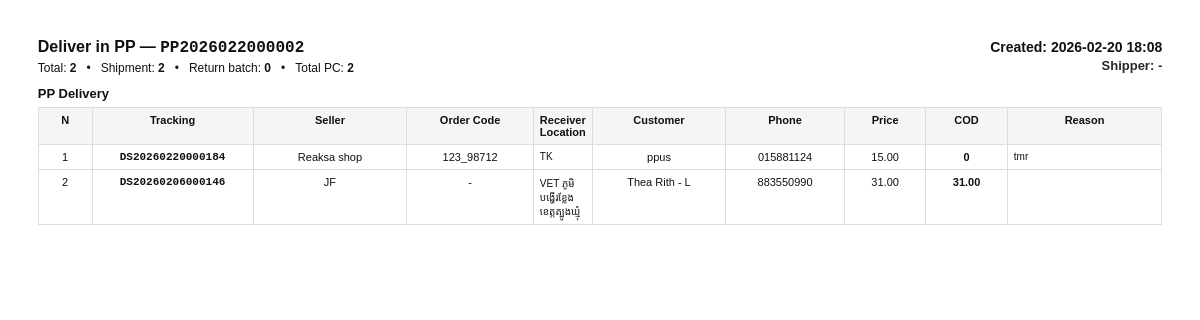
Page /deliver-pp/2/print/ (signed in) on the committed database.
### deliverpp/models.py (models this page shows, shortened)
class PPDeliveryBatch(models.Model):
    STATUS_PENDING = "PENDING"
    STATUS_DONE = "DONE"
    STATUS_CANCELLED = "CANCELLED"
    STATUS_CHOICES = [
        (STATUS_PENDING, "PENDING"),
        (STATUS_DONE, "DONE"),
        (STATUS_CANCELLED, "CANCELLED"),
    ]
    created_by = models.ForeignKey(
        settings.AUTH_USER_MODEL,
        on_delete=models.PROTECT,
        related_name="pp_batches",
    )
    shipper = models.ForeignKey(
        Shipper,
        on_delete=models.PROTECT,
        related_name="pp_batches",
        null=True,
        blank=True,
    )
    remark = models.CharField(max_length=255, blank=True, default="")
    status = models.CharField(max_length=20, choices=STATUS_CHOICES, default=STATUS_PENDING)
    assigned_at = models.DateTimeField(null=True, blank=True)
    total_count = models.PositiveIntegerField(default=0)
    shipment_count = models.PositiveIntegerField(default=0)
    return_batch_count = models.PositiveIntegerField(default=0)
    total_pc = models.PositiveIntegerField(default=0)
    return_batch_ids = models.JSONField(default=list, blank=True)
    return_label_codes = models.JSONField(default=list, blank=True)
    created_at = models.DateTimeField(auto_now_add=True)
    class Meta:
        ordering = ["-id"]
        indexes = [
            models.Index(fields=["status", "created_at"]),
        ]
    @property
    def code(self) -> str:
        d = (self.created_at or timezone.now()).strftime("%Y%m%d")
        return f"PP{d}{self.id:05d}"

class PPDeliveryItem(models.Model):
    SOURCE_NORMAL = "NORMAL"
    SOURCE_RETURN = "RETURN"
    SOURCE_TYPE_CHOICES = [
        (SOURCE_NORMAL, "NORMAL"),
        (SOURCE_RETURN, "RETURN"),
    ]
    batch = models.ForeignKey(PPDeliveryBatch, on_delete=models.CASCADE, related_name="items")
    order = models.ForeignKey(Order, on_delete=models.PROTECT, related_name="pp_items")
    source_type = models.CharField(max_length=10, choices=SOURCE_TYPE_CHOICES, default=SOURCE_NORMAL)
    source_code = models.CharField(max_length=50, blank=True, default="", db_index=True)
    ticked = models.BooleanField(default=False)
    delivery_cleared_at = models.DateTimeField(null=True, blank=True)
    cod_cleared_at = models.DateTimeField(null=True, blank=True)
    tick_locked = models.BooleanField(default=False)
    cod_snapshot = models.DecimalField(max_digits=10, decimal_places=2, default=Decimal("0.00"))
    reason = models.CharField(max_length=255, blank=True, default="")
    note = models.TextField(blank=True, default="")
    created_at = models.DateTimeField(auto_now_add=True)
    class Meta:
        ordering = ["id"]
        unique_together = [("batch", "order")]
        indexes = [
            models.Index(fields=["batch", "source_type"]),
            models.Index(fields=["source_code"]),
        ]

### orders/models.py (models this page shows, shortened)
class Order(models.Model):
    STATUS_CREATED = "CREATED"
    STATUS_INBOUND = "INBOUND"
    STATUS_OUT_FOR_DELIVERY = "OUT_FOR_DELIVERY"
    STATUS_DELIVERED = "DELIVERED"
    STATUS_RETURNING = "RETURNING"
    STATUS_RETURNED = "RETURNED"
    STATUS_PROVINCE_ASSIGNED = "PROVINCE_ASSIGNED"
    STATUS_RETURN_ASSIGNED = "RETURN_ASSIGNED"
    STATUS_VOID = "VOID"
    STATUS_CHOICES = [
        (STATUS_CREATED, "CREATED"),
        (STATUS_INBOUND, "INBOUND"),
        (STATUS_OUT_FOR_DELIVERY, "DELIVERING"),
        (STATUS_DELIVERED, "DELIVERED"),
        (STATUS_RETURNING, "RETURNING"),
        (STATUS_RETURNED, "RETURNED"),
        (STATUS_PROVINCE_ASSIGNED, "PROVINCE_ASSIGNED"),
        (STATUS_RETURN_ASSIGNED, "RETURN_ASSIGNED"),
        (STATUS_VOID, "VOID"),
    ]
    tracking_no = models.CharField(
        max_length=50,
        unique=True,
        db_index=True,
    )
    seller = models.ForeignKey(
        Seller,
        on_delete=models.PROTECT,
        related_name="orders",
    )
    seller_code = models.CharField(max_length=50, blank=True, default="")
    seller_name = models.CharField(max_length=255, blank=True, null=True)
    seller_order_code = models.CharField(max_length=100, blank=True, null=True)
    product_desc = models.CharField(max_length=255, blank=True, null=True)
    quantity = models.IntegerField(default=1)
    price = models.DecimalField(max_digits=10, decimal_places=2, default=Decimal("0.00"))
    cod = models.DecimalField(max_digits=10, decimal_places=2, default=Decimal("0.00"))
    delivery_fee = models.DecimalField(max_digits=10, decimal_places=2, default=Decimal("0.00"))
    additional_fee = models.DecimalField(max_digits=10, decimal_places=2, default=Decimal("0.00"))
    province_fee = models.DecimalField(max_digits=10, decimal_places=2, default=Decimal("0.00"))
    receiver_name = models.CharField(max_length=200, blank=True, null=True)
    receiver_phone = models.CharField(max_length=50, blank=True, null=True)
    receiver_address = models.TextField(blank=True, null=True)
    remark = models.TextField(blank=True, null=True)
    reason = models.TextField(blank=True, null=True)
    status = models.CharField(
        max_length=30,
        choices=STATUS_CHOICES,
        default=STATUS_CREATED,
        db_index=True,
    )
    delivery_shipper = models.ForeignKey(
        Shipper,
        on_delete=models.SET_NULL,
        blank=True,
        null=True,
        related_name="delivery_orders",
    )
    import_batch = models.ForeignKey(
        ImportBatch,
        on_delete=models.SET_NULL,
        blank=True,
        null=True,
        related_name="orders",
    )
    print_count = models.PositiveIntegerField(default=0)
    is_deleted = models.BooleanField(default=False, db_index=True)
    deleted_at = models.DateTimeField(blank=True, null=True)
    deleted_by = models.ForeignKey(
        settings.AUTH_USER_MODEL,
        on_delete=models.SET_NULL,
        null=True,
        blank=True,
        related_name="deleted_orders",
    )
    is_locked = models.BooleanField(default=False, db_index=True)
    locked_at = models.DateTimeField(blank=True, null=True)
    locked_by = models.ForeignKey(
        settings.AUTH_USER_MODEL,
        on_delete=models.SET_NULL,
        null=True,
        blank=True,
        related_name="locked_orders",
    )
    done_at = models.DateField(blank=True, null=True, db_index=True)
    clear_delivery = models.BooleanField(default=False, db_index=True)
    created_at = models.DateTimeField(default=timezone.now)
    updated_at = models.DateTimeField(blank=True, null=True)
    updated_by = models.ForeignKey(
        settings.AUTH_USER_MODEL,
        on_delete=models.SET_NULL,
        blank=True,
        null=True,
        related_name="updated_orders",
    )
    class Meta:
        ordering = ["-id"]

### masterdata/models.py (models this page shows, shortened)
class Seller(models.Model):
    code = models.CharField(max_length=10, unique=True, blank=True)
    name = models.CharField(max_length=255)
    phone = models.CharField(max_length=50, blank=True)
    address = models.TextField(blank=True)
    is_active = models.BooleanField(default=True)
    portal_user = models.OneToOneField(
        settings.AUTH_USER_MODEL,
        null=True,
        blank=True,
        on_delete=models.SET_NULL,
        related_name="seller_portal",
    )
    created_at = models.DateTimeField(auto_now_add=True)
    class Meta:
        ordering = ["-id"]

### deliverpp/views.py (the view)
# urls.py: path("<int:batch_id>/print/", views.pp_delivery_print, name="deliverpp_print"),
@login_required
def pp_delivery_print(request, batch_id: int):
    batch = get_object_or_404(PPDeliveryBatch, id=batch_id)
    items = (
        batch.items.select_related("order", "order__seller")
        .filter(source_type=PPDeliveryItem.SOURCE_NORMAL)
        .order_by("id")
    )
    return_blocks = []
    ReturnBatch, ReturnBatchItem, ReturnLabel, ReturnLabelItem = get_return_models()
    if ReturnBatch and ReturnLabel and ReturnLabelItem:
        for sc in (_batch_get_label_codes(batch) or []):
            p = _ret_parts(sc)
            if not p:
                continue
            prefix, master_id, label_id = p
            if not label_id:
                continue
            rb = ReturnBatch.objects.filter(id=master_id).first()
            lb = ReturnLabel.objects.filter(id=label_id, batch_id=master_id).first()
            if not (rb and lb):
                continue
            pc = ReturnLabelItem.objects.filter(label_id=lb.id).count()
            return_blocks.append({
                "code": f"{prefix}-{master_id}-{label_id}",
                "created_at": getattr(rb, "created_at", None),
                "shop": getattr(lb, "shop_name", "") or "",
                "address": getattr(lb, "ship_to_address", "") or "",
                "phone": getattr(lb, "ship_to_phone", "") or "",
                "pc": pc,
                "cod": getattr(lb, "cod_amount", 0) or 0,
            })
    return render(request, "deliverpp/print_list.html", {
        "batch": batch,
        "items": items,
        "return_blocks": return_blocks,
    })

### deliverpp/views.py (called while the page is built)
def get_return_models():
    try:
        ReturnBatch = apps.get_model("returnshop", "ReturnShopBatch")
        ReturnBatchItem = apps.get_model("returnshop", "ReturnShopBatchItem")
        ReturnLabel = apps.get_model("returnshop", "ReturnShopLabel")
        ReturnLabelItem = apps.get_model("returnshop", "ReturnShopLabelItem")
        return ReturnBatch, ReturnBatchItem, ReturnLabel, ReturnLabelItem
    except Exception:
        return None, None, None, None

def _batch_get_label_codes(batch: PPDeliveryBatch) -> List[str]:
    val = (
        getattr(batch, "return_label_codes", None)
        or getattr(batch, "return_codes", None)
        or getattr(batch, "return_labels", None)
        or []
    )
    return list(val or [])

### templates/deliverpp/print_list.html (shortened to what this page needs)
<!doctype html>
<html>
<head>
</head>
<body>
<div class="wrap">
  <div class="top">
    <div class="left-info">
      <div class="title">Deliver in PP — <span class="code">{{ batch.code }}</span></div>
      <div class="meta">
        <span>Total: <b>{{ batch.total_count|default_if_none:"0" }}</b></span>
        <span>•</span>
        <span>Shipment: <b>{{ batch.shipment_count|default_if_none:"0" }}</b></span>
        <span>•</span>
        <span>Return batch: <b>{{ batch.return_batch_count|default_if_none:"0" }}</b></span>
        <span>•</span>
        <span>Total PC: <b>{{ batch.total_pc|default_if_none:"0" }}</b></span>
      </div>
    </div>
    <div class="right-info">
      <div>Created: {{ batch.created_at|date:"Y-m-d H:i" }}</div>
      <div class="sub">Shipper: {% if batch.shipper %}{{ batch.shipper.name }}{% else %}-{% endif %}</div>
    </div>
  </div>
  <div class="section">PP Delivery</div>
  <table>
    <thead>
      <tr>
        <th style="width:50px;">N</th>
        <th style="width:160px;">Tracking</th>
        <th style="width:170px;">Seller</th>
        <th style="width:130px;">Order Code</th>
        <th>Receiver Location</th>
        <th style="width:140px;">Customer</th>
        <th style="width:120px;">Phone</th>
        <th style="width:80px;">Price</th>
        <th style="width:80px;">COD</th>
        <th style="width:170px;">Reason</th>
      </tr>
    </thead>
    <tbody>
      {% for it in items %}
        {% with o=it.order %}
        <tr>
          <td class="center">{{ forloop.counter }}</td>
          <td class="center code">{{ o.tracking_no|default:o.id }}</td>
          <td class="center">
            {% if o.seller %}{% firstof o.seller.seller_name o.seller.name "-" %}{% else %}-{% endif %}
          </td>
          <td class="center">{% firstof o.seller_order_code o.code "-" %}</td>
          <td class="small">{% firstof o.receiver_address "-" %}</td>
          <td class="center">{% firstof o.receiver_name "-" %}</td>
          <td class="center">{% firstof o.receiver_phone "-" %}</td>
          <td class="center">{% firstof o.price "-" %}</td>
          <td class="center"><b>{% firstof o.cod "0" %}</b></td>
          <td class="small">{{ it.reason|default_if_none:"" }}</td>
        </tr>
        {% endwith %}
      {% empty %}
        <tr><td colspan="10" class="center">No items</td></tr>
      {% endfor %}
    </tbody>
  </table>
</div>
</body>
</html>

### templates/deliverpp/print_list.html (style rules this page uses)
body { font-family: Arial, Helvetica, sans-serif; margin:0; padding:0; color:#111; font-size:11px; }
.wrap { padding:10mm; }
.top { display:flex; justify-content:space-between; align-items:flex-start; gap:12px; margin-bottom:10px; }
.left-info .title { font-size:16px; font-weight:900; margin-bottom:4px; }
.meta { display:flex; gap:10px; flex-wrap:wrap; font-size:12px; }
.meta b { font-weight:900; }
.right-info { text-align:right; font-size:14px; font-weight:900; line-height:1.4; }
.right-info .sub { font-size:13px; font-weight:900; opacity:.9; }
.section { margin-top:10px; font-weight:900; font-size:13px; margin-bottom:6px; }
table { width:100%; border-collapse:collapse; }
th, td { border:1px solid #ddd; padding:6px 6px; vertical-align:top; }
th { background:#f5f5f5; font-weight:900; text-align:center; font-size:11px; }
td.center { text-align:center; }
td.small { font-size:10px; }
.code { font-family: ui-monospace, Consolas, monospace; font-weight:900; }

### rows in the picture
PPDeliveryBatch: code "PP2026022000002", total_count "2", shipment_count "2", return_batch_count "0", total_pc "2", created_at "2026-02-20 18:08"
PPDeliveryItem: order.tracking_no "DS20260220000184", reason "tmr"
Order: seller.name "Reaksa shop", seller_order_code "123_98712", receiver_address "TK", receiver_name "ppus", receiver_phone "015881124", price "15.00", cod "0"
PPDeliveryItem: order.tracking_no "DS20260206000146"
Order: seller.name "JF", seller_order_code "-", receiver_address "VET ភូមិបង្ហើរខ្លែង ខេត្តត្បូងឃ្មុំ", receiver_name "Thea Rith - L", receiver_phone "883550990", price "31.00", cod "31.00"
